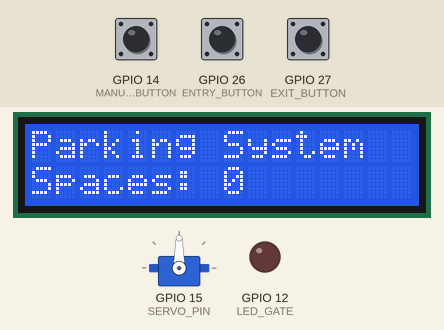
Simulated run of this program. Board: ESP32. On the bench: servo, 16×2 character LCD, output pins drawn as LEDs (lit = HIGH). Inputs (shaded band) come from the test bench; at power-on: GPIO 27 (EXIT_BUTTON) HIGH, GPIO 14 (MANUAL_BUTTON) HIGH, GPIO 26 (ENTRY_BUTTON) HIGH. WiFi joins after 1.5 s; servers stay silent unless stated; uploads are accepted with an empty reply; what the program prints to the serial monitor is not drawn.

Above: at 2.9 s.
3.0 s: GPIO 27 (EXIT_BUTTON) pulled LOW for 0.6 s
At 4.3 s:
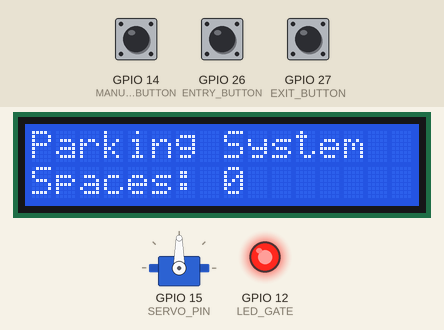
6.6 s: GPIO 14 (MANUAL_BUTTON) pulled LOW for 0.6 s
At 7.3 s:
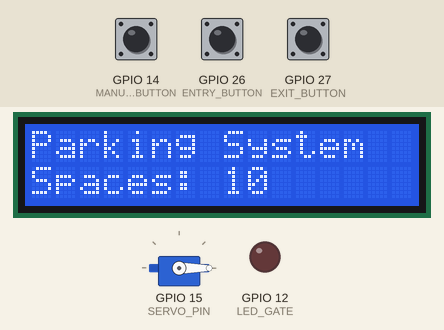
8.7 s: GPIO 26 (ENTRY_BUTTON) pulled LOW for 0.6 s
At 10.4 s:
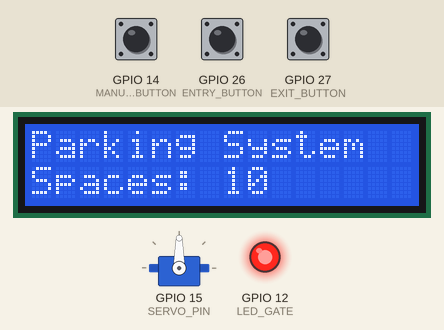
12.3 s: GPIO 26 (ENTRY_BUTTON) pulled LOW for 1 s
At 13.6 s:
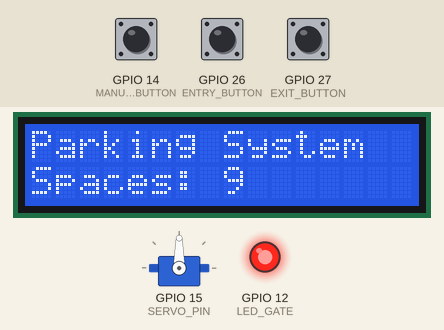
16.3 s: GPIO 27 (EXIT_BUTTON) pulled LOW for 1 s
At 20.1 s:
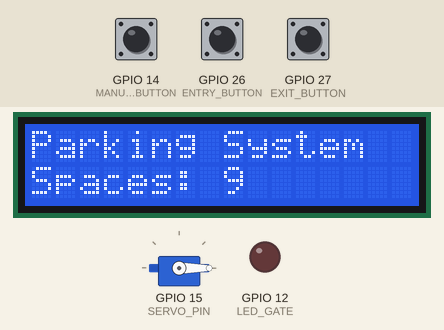
20.3 s: GPIO 27 (EXIT_BUTTON) pulled LOW for 3.2 s
At 21.9 s:
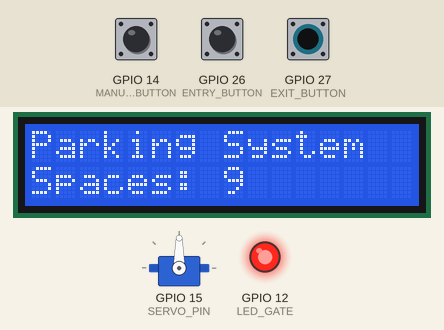
Timing chart, 0 to 25.0 s (numbered marks = the images above; inputs shaded):
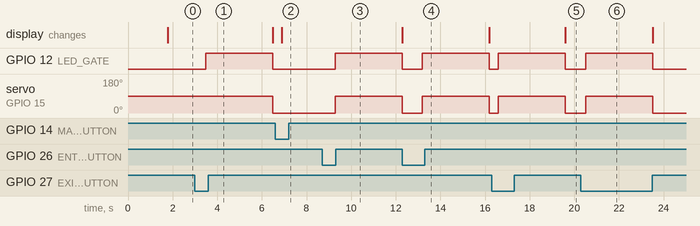

Measured:
- after the input at 3.0 s, GPIO 12 (LED_GATE): LOW → HIGH after 0.48 s, → LOW 3.0 s later; servo on GPIO 15 (SERVO_PIN): 90° → 0° after 3.5 s
- after the input at 6.6 s, the display: changes after 0.29 s (image 2)
- after the input at 8.7 s, GPIO 12 (LED_GATE): LOW → HIGH after 0.59 s, → LOW 3.0 s later; servo on GPIO 15 (SERVO_PIN): 0° → 90° after 0.59 s, → 0° 3.0 s later
- after the input at 12.3 s, GPIO 12 (LED_GATE): LOW → HIGH after 0.90 s, → LOW 3.0 s later; servo on GPIO 15 (SERVO_PIN): 0° → 90° after 0.90 s, → 0° 3.0 s later
- after the input at 16.3 s, GPIO 12 (LED_GATE): LOW → HIGH after 0.30 s, → LOW 3.0 s later; servo on GPIO 15 (SERVO_PIN): 0° → 90° after 0.30 s, → 0° 3.0 s later; the display: changes after 3.3 s (image 5)
- after the input at 20.3 s, GPIO 12 (LED_GATE): LOW → HIGH after 0.21 s, → LOW 3.0 s later; servo on GPIO 15 (SERVO_PIN): 0° → 90° after 0.21 s, → 0° 3.0 s later

The program:

main.cpp
```cpp
#include <WiFi.h>
#include <HTTPClient.h>
#include <Wire.h>
#include <LiquidCrystal.h>
#include <ESP32Servo.h>

void manualUpdate();
void openGate();
void closeGate();
void lcdDisplay();
void checkWiFi();
void vehicleEntry();
void connectToWiFi();
void getDataFromGoogleSheets();
void sendDataToGoogleSheets(int availableSpaces);


// WiFi Credentials
const char* ssid = "Wokwi-GUEST";
const char* password = "";

// Google Sheets API Endpoint (Replace with your actual script URL)
const char* googleScriptURL = "https://script.google.com/macros/s/AKfycbxB70-rNP4CHAI6cyEdnA9Myt0DUrzrJmraGpMSw3aRzZykynLfxaPgkMYH26qnSsyM/exec";

// Pin Definitions
#define ENTRY_BUTTON 26
#define EXIT_BUTTON 27
#define MANUAL_BUTTON 14
#define LED_GATE 12
#define SERVO_PIN 15

int totalSpaces = 10;
int availableSpaces = 10;


Servo gateServo;
LiquidCrystal lcd(21, 19, 18, 5, 17, 16);

void setup() {
    Serial.begin(115200);

    pinMode(ENTRY_BUTTON, INPUT_PULLUP);
    pinMode(EXIT_BUTTON, INPUT_PULLUP);
    pinMode(MANUAL_BUTTON, INPUT_PULLUP);
    pinMode(LED_GATE, OUTPUT);

    gateServo.attach(SERVO_PIN, 500, 2500);

    lcd.begin(16, 2);
    lcdDisplay();

    connectToWiFi();
    getDataFromGoogleSheets();  // Initialize availableSpaces from the sheet
}

void loop() {
    checkWiFi();

    if (digitalRead(ENTRY_BUTTON) == LOW) {
        delay(200);
        vehicleEntry();
    }

    if (digitalRead(EXIT_BUTTON) == LOW) {
        delay(200);
        if (availableSpaces < totalSpaces) {
        Serial.println("Vehicle Exiting...");
        availableSpaces++;

        Serial.println("Opening Gate...");
        digitalWrite(LED_GATE, HIGH);
        gateServo.write(90);
        delay(3000);
        Serial.println("Closing Gate...");
        digitalWrite(LED_GATE, LOW);
        gateServo.write(0);

        lcdDisplay();
        sendDataToGoogleSheets(availableSpaces);
    } else {
        Serial.println("No vehicles to exit!");
    }
        //getDataFromGoogleSheets();
    }

    if (digitalRead(MANUAL_BUTTON) == LOW) {
        delay(200);
        manualUpdate();
    }

    delay(500);  // Reduce CPU usage
}

// Function to connect to WiFi
void connectToWiFi() {
    Serial.println("Connecting to WiFi...");
    WiFi.begin(ssid, password);

    int attempts = 0;
    while (WiFi.status() != WL_CONNECTED && attempts < 15) {
        delay(500);
        Serial.print(".");
        attempts++;
    }

    if (WiFi.status() == WL_CONNECTED) {
        Serial.println("\nWiFi Connected!");
    } else {
        Serial.println("\nWiFi Connection Failed!");
    }
}

// Function to check WiFi and reconnect if necessary
void checkWiFi() {
    if (WiFi.status() != WL_CONNECTED) {
        Serial.println("WiFi Lost. Reconnecting...");
        connectToWiFi();
    }
}

// Function to send data to Google Sheets (POST)
void sendDataToGoogleSheets(int availableSpaces) {
    if (WiFi.status() == WL_CONNECTED) {
        WiFiClientSecure client;
        client.setInsecure();
        HTTPClient http;
        String postData = "spaces=" + String(availableSpaces);

        Serial.println("Sending data to Google Sheets...");
        http.begin(client, googleScriptURL);
        http.addHeader("Content-Type", "application/x-www-form-urlencoded");

        int httpResponseCode = http.POST(postData);
        Serial.print("HTTP Response Code: ");
        Serial.println(httpResponseCode);

        if (httpResponseCode > 0) {
            Serial.println("Data sent successfully!");
        } else {
            Serial.println("Failed to send data.");
        }

        http.end();
    } else {
        Serial.println("WiFi Disconnected! Data not sent.");
    }
}

// Function to GET data from Google Sheets
void getDataFromGoogleSheets() {
    if (WiFi.status() == WL_CONNECTED) {
        WiFiClientSecure client;
        client.setInsecure();
        HTTPClient http;
        String requestURL = String(googleScriptURL) + "?action=get";

        Serial.println("Fetching data from Google Sheets...");
        http.begin(requestURL);

        int httpResponseCode = http.GET();
        if (httpResponseCode > 0) {
            String response = http.getString();
            Serial.print("Google Sheets Response: ");
            Serial.println(response);
            availableSpaces = response.toInt();  // Update available spaces
            lcdDisplay();
        } else {
            Serial.print("Error in GET request: ");
            Serial.println(httpResponseCode);
        }

        http.end();
    } else {
        Serial.println("WiFi Disconnected! Data not retrieved.");
    }
}

void vehicleEntry() {
    if (availableSpaces > 0) {
        Serial.println("Vehicle Entering...");
        availableSpaces--;

        openGate();
        delay(3000);
        closeGate();

        lcdDisplay();
        sendDataToGoogleSheets(availableSpaces);
    } else {
        Serial.println("Parking Full!");
    }
}

// void vehicleExit() {
//     // if (availableSpaces < totalSpaces) {
//     //     Serial.println("Vehicle Exiting...");
//     //     availableSpaces++;

//     //     openGate();
//     //     delay(3000);
//     //     closeGate();

//     //     lcdDisplay();
//     //     sendDataToGoogleSheets(availableSpaces);
//     // } else {
//     //     Serial.println("No vehicles to exit!");
//     // }
// }

void manualUpdate() {
    Serial.println("Manual Update: Reset to 10 spaces.");
    availableSpaces = totalSpaces;
    lcdDisplay();
    sendDataToGoogleSheets(availableSpaces);
}

void openGate() {
    Serial.println("Opening Gate...");
    digitalWrite(LED_GATE, HIGH);
    gateServo.write(90);
}

void closeGate() {
    Serial.println("Closing Gate...");
    digitalWrite(LED_GATE, LOW);
    gateServo.write(0);
}

void lcdDisplay() {
    lcd.clear();
    lcd.setCursor(0, 0);
    lcd.print("Parking System");
    lcd.setCursor(0, 1);
    lcd.print("Spaces: ");
    lcd.print(availableSpaces);
}
```
